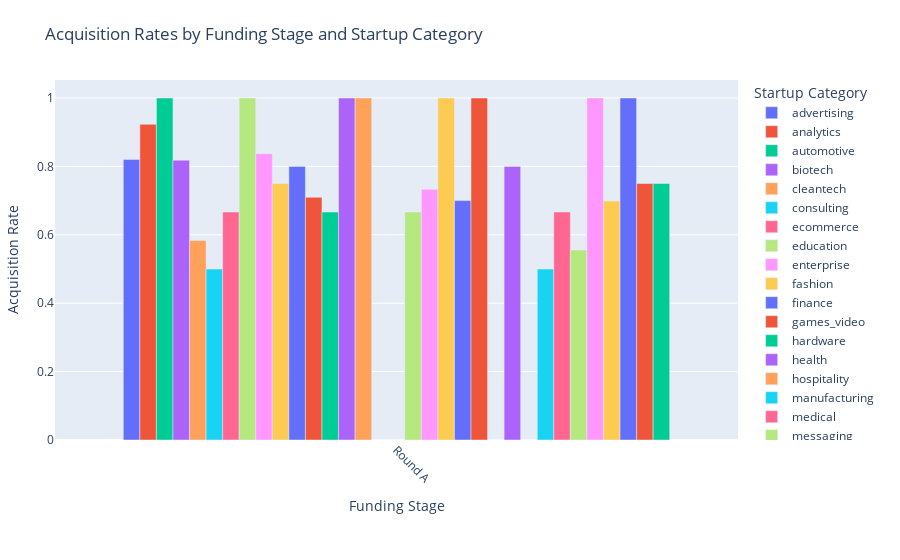

Notebook code for this chart:
### Code cell
rounda = [
    {
        "$project": {
            "category": "$category_code",
            "funding_stages": [
                {"stage": "Round A", "present": "$has_roundA"},

            ],
            "status": "$status"
        }
    },
    {
        "$unwind": "$funding_stages"  
    },
    {
        "$match": {"funding_stages.present": 1} 
    },
    {
        "$group": {
            "_id": {
                "category": "$category",
                "funding_stage": "$funding_stages.stage"
            },
            "totalCount": {"$sum": 1},
            "acquiredCount": {
                "$sum": {"$cond": [{"$eq": ["$status", "acquired"]}, 1, 0]}
            }
        }
    },
    {
        "$addFields": {
            "acquisition_rate": {"$divide": ["$acquiredCount", "$totalCount"]}
        }
    },
    {"$sort": {"_id.category": 1, "_id.funding_stage": 1}}
]
# Run
result = list(startup_data.aggregate(rounda))

data = pd.DataFrame(result)

# Flatten the _id field into separate columns
data = pd.concat([data.drop(columns="_id"), data["_id"].apply(pd.Series)], axis=1)

# Rename columns for clarity
data.rename(columns={"category": "Startup Category", "funding_stage": "Funding Stage"}, inplace=True)

# Create a grouped bar chart
fig = plt.bar(
    data,
    x="Funding Stage",
    y="acquisition_rate",
    color="Startup Category",  
    title="Acquisition Rates by Funding Stage and Startup Category",
    labels={
        "Funding Stage": "Funding Stage",
        "acquisition_rate": "Acquisition Rate",
        "Startup Category": "Startup Category"
    },
    barmode="group"  
)

# Adjust layout for readability
fig.update_layout(
    xaxis=dict(tickangle=45),  
    legend=dict(title="Startup Category"),
    margin=dict(l=40, r=40, t=80, b=120) 
)

fig.show()

### Figure 1 — Plotly figure (JSON) as saved in the notebook; plotly's stock layout.template omitted (floating-point values rounded to 4 significant figures)
{"data": [{"alignmentgroup": "True", "hovertemplate": "Startup Category=advertising<br>Funding Stage=%{x}<br>Acquisition Rate=%{y}<extra></extra>", "legendgroup": "advertising", "marker": {"color": "#636efa", "pattern": {"shape": ""}}, "name": "advertising", "offsetgroup": "advertising", "orientation": "v", "showlegend": true, "textposition": "auto", "type": "bar", "x": ["Round A"], "xaxis": "x", "y": [0.8205], "yaxis": "y"}, {"alignmentgroup": "True", "hovertemplate": "Startup Category=analytics<br>Funding Stage=%{x}<br>Acquisition Rate=%{y}<extra></extra>", "legendgroup": "analytics", "marker": {"color": "#EF553B", "pattern": {"shape": ""}}, "name": "analytics", "offsetgroup": "analytics", "orientation": "v", "showlegend": true, "textposition": "auto", "type": "bar", "x": ["Round A"], "xaxis": "x", "y": [0.9231], "yaxis": "y"}, {"alignmentgroup": "True", "hovertemplate": "Startup Category=automotive<br>Funding Stage=%{x}<br>Acquisition Rate=%{y}<extra></extra>", "legendgroup": "automotive", "marker": {"color": "#00cc96", "pattern": {"shape": ""}}, "name": "automotive", "offsetgroup": "automotive", "orientation": "v", "showlegend": true, "textposition": "auto", "type": "bar", "x": ["Round A"], "xaxis": "x", "y": [1], "yaxis": "y"}, {"alignmentgroup": "True", "hovertemplate": "Startup Category=biotech<br>Funding Stage=%{x}<br>Acquisition Rate=%{y}<extra></extra>", "legendgroup": "biotech", "marker": {"color": "#ab63fa", "pattern": {"shape": ""}}, "name": "biotech", "offsetgroup": "biotech", "orientation": "v", "showlegend": true, "textposition": "auto", "type": "bar", "x": ["Round A"], "xaxis": "x", "y": [0.8182], "yaxis": "y"}, {"alignmentgroup": "True", "hovertemplate": "Startup Category=cleantech<br>Funding Stage=%{x}<br>Acquisition Rate=%{y}<extra></extra>", "legendgroup": "cleantech", "marker": {"color": "#FFA15A", "pattern": {"shape": ""}}, "name": "cleantech", "offsetgroup": "cleantech", "orientation": "v", "showlegend": true, "textposition": "auto", "type": "bar", "x": ["Round A"], "xaxis": "x", "y": [0.5833], "yaxis": "y"}, {"alignmentgroup": "True", "hovertemplate": "Startup Category=consulting<br>Funding Stage=%{x}<br>Acquisition Rate=%{y}<extra></extra>", "legendgroup": "consulting", "marker": {"color": "#19d3f3", "pattern": {"shape": ""}}, "name": "consulting", "offsetgroup": "consulting", "orientation": "v", "showlegend": true, "textposition": "auto", "type": "bar", "x": ["Round A"], "xaxis": "x", "y": [0.5], "yaxis": "y"}, {"alignmentgroup": "True", "hovertemplate": "Startup Category=ecommerce<br>Funding Stage=%{x}<br>Acquisition Rate=%{y}<extra></extra>", "legendgroup": "ecommerce", "marker": {"color": "#FF6692", "pattern": {"shape": ""}}, "name": "ecommerce", "offsetgroup": "ecommerce", "orientation": "v", "showlegend": true, "textposition": "auto", "type": "bar", "x": ["Round A"], "xaxis": "x", "y": [0.6667], "yaxis": "y"}, {"alignmentgroup": "True", "hovertemplate": "Startup Category=education<br>Funding Stage=%{x}<br>Acquisition Rate=%{y}<extra></extra>", "legendgroup": "education", "marker": {"color": "#B6E880", "pattern": {"shape": ""}}, "name": "education", "offsetgroup": "education", "orientation": "v", "showlegend": true, "textposition": "auto", "type": "bar", "x": ["Round A"], "xaxis": "x", "y": [1], "yaxis": "y"}, {"alignmentgroup": "True", "hovertemplate": "Startup Category=enterprise<br>Funding Stage=%{x}<br>Acquisition Rate=%{y}<extra></extra>", "legendgroup": "enterprise", "marker": {"color": "#FF97FF", "pattern": {"shape": ""}}, "name": "enterprise", "offsetgroup": "enterprise", "orientation": "v", "showlegend": true, "textposition": "auto", "type": "bar", "x": ["Round A"], "xaxis": "x", "y": [0.8372], "yaxis": "y"}, {"alignmentgroup": "True", "hovertemplate": "Startup Category=fashion<br>Funding Stage=%{x}<br>Acquisition Rate=%{y}<extra></extra>", "legendgroup": "fashion", "marker": {"color": "#FECB52", "pattern": {"shape": ""}}, "name": "fashion", "offsetgroup": "fashion", "orientation": "v", "showlegend": true, "textposition": "auto", "type": "bar", "x": ["Round A"], "xaxis": "x", "y": [0.75], "yaxis": "y"}, {"alignmentgroup": "True", "hovertemplate": "Startup Category=finance<br>Funding Stage=%{x}<br>Acquisition Rate=%{y}<extra></extra>", "legendgroup": "finance", "marker": {"color": "#636efa", "pattern": {"shape": ""}}, "name": "finance", "offsetgroup": "finance", "orientation": "v", "showlegend": true, "textposition": "auto", "type": "bar", "x": ["Round A"], "xaxis": "x", "y": [0.8], "yaxis": "y"}, {"alignmentgroup": "True", "hovertemplate": "Startup Category=games_video<br>Funding Stage=%{x}<br>Acquisition Rate=%{y}<extra></extra>", "legendgroup": "games_video", "marker": {"color": "#EF553B", "pattern": {"shape": ""}}, "name": "games_video", "offsetgroup": "games_video", "orientation": "v", "showlegend": true, "textposition": "auto", "type": "bar", "x": ["Round A"], "xaxis": "x", "y": [0.7097], "yaxis": "y"}, {"alignmentgroup": "True", "hovertemplate": "Startup Category=hardware<br>Funding Stage=%{x}<br>Acquisition Rate=%{y}<extra></extra>", "legendgroup": "hardware", "marker": {"color": "#00cc96", "pattern": {"shape": ""}}, "name": "hardware", "offsetgroup": "hardware", "orientation": "v", "showlegend": true, "textposition": "auto", "type": "bar", "x": ["Round A"], "xaxis": "x", "y": [0.6667], "yaxis": "y"}, {"alignmentgroup": "True", "hovertemplate": "Startup Category=health<br>Funding Stage=%{x}<br>Acquisition Rate=%{y}<extra></extra>", "legendgroup": "health", "marker": {"color": "#ab63fa", "pattern": {"shape": ""}}, "name": "health", "offsetgroup": "health", "orientation": "v", "showlegend": true, "textposition": "auto", "type": "bar", "x": ["Round A"], "xaxis": "x", "y": [1], "yaxis": "y"}, {"alignmentgroup": "True", "hovertemplate": "Startup Category=hospitality<br>Funding Stage=%{x}<br>Acquisition Rate=%{y}<extra></extra>", "legendgroup": "hospitality", "marker": {"color": "#FFA15A", "pattern": {"shape": ""}}, "name": "hospitality", "offsetgroup": "hospitality", "orientation": "v", "showlegend": true, "textposition": "auto", "type": "bar", "x": ["Round A"], "xaxis": "x", "y": [1], "yaxis": "y"}, {"alignmentgroup": "True", "hovertemplate": "Startup Category=manufacturing<br>Funding Stage=%{x}<br>Acquisition Rate=%{y}<extra></extra>", "legendgroup": "manufacturing", "marker": {"color": "#19d3f3", "pattern": {"shape": ""}}, "name": "manufacturing", "offsetgroup": "manufacturing", "orientation": "v", "showlegend": true, "textposition": "auto", "type": "bar", "x": ["Round A"], "xaxis": "x", "y": [0], "yaxis": "y"}, {"alignmentgroup": "True", "hovertemplate": "Startup Category=medical<br>Funding Stage=%{x}<br>Acquisition Rate=%{y}<extra></extra>", "legendgroup": "medical", "marker": {"color": "#FF6692", "pattern": {"shape": ""}}, "name": "medical", "offsetgroup": "medical", "orientation": "v", "showlegend": true, "textposition": "auto", "type": "bar", "x": ["Round A"], "xaxis": "x", "y": [0], "yaxis": "y"}, {"alignmentgroup": "True", "hovertemplate": "Startup Category=messaging<br>Funding Stage=%{x}<br>Acquisition Rate=%{y}<extra></extra>", "legendgroup": "messaging", "marker": {"color": "#B6E880", "pattern": {"shape": ""}}, "name": "messaging", "offsetgroup": "messaging", "orientation": "v", "showlegend": true, "textposition": "auto", "type": "bar", "x": ["Round A"], "xaxis": "x", "y": [0.6667], "yaxis": "y"}, {"alignmentgroup": "True", "hovertemplate": "Startup Category=mobile<br>Funding Stage=%{x}<br>Acquisition Rate=%{y}<extra></extra>", "legendgroup": "mobile", "marker": {"color": "#FF97FF", "pattern": {"shape": ""}}, "name": "mobile", "offsetgroup": "mobile", "orientation": "v", "showlegend": true, "textposition": "auto", "type": "bar", "x": ["Round A"], "xaxis": "x", "y": [0.7333], "yaxis": "y"}, {"alignmentgroup": "True", "hovertemplate": "Startup Category=music<br>Funding Stage=%{x}<br>Acquisition Rate=%{y}<extra></extra>", "legendgroup": "music", "marker": {"color": "#FECB52", "pattern": {"shape": ""}}, "name": "music", "offsetgroup": "music", "orientation": "v", "showlegend": true, "textposition": "auto", "type": "bar", "x": ["Round A"], "xaxis": "x", "y": [1], "yaxis": "y"}, {"alignmentgroup": "True", "hovertemplate": "Startup Category=network_hosting<br>Funding Stage=%{x}<br>Acquisition Rate=%{y}<extra></extra>", "legendgroup": "network_hosting", "marker": {"color": "#636efa", "pattern": {"shape": ""}}, "name": "network_hosting", "offsetgroup": "network_hosting", "orientation": "v", "showlegend": true, "textposition": "auto", "type": "bar", "x": ["Round A"], "xaxis": "x", "y": [0.7], "yaxis": "y"}, {"alignmentgroup": "True", "hovertemplate": "Startup Category=news<br>Funding Stage=%{x}<br>Acquisition Rate=%{y}<extra></extra>", "legendgroup": "news", "marker": {"color": "#EF553B", "pattern": {"shape": ""}}, "name": "news", "offsetgroup": "news", "orientation": "v", "showlegend": true, "textposition": "auto", "type": "bar", "x": ["Round A"], "xaxis": "x", "y": [1], "yaxis": "y"}, {"alignmentgroup": "True", "hovertemplate": "Startup Category=other<br>Funding Stage=%{x}<br>Acquisition Rate=%{y}<extra></extra>", "legendgroup": "other", "marker": {"color": "#00cc96", "pattern": {"shape": ""}}, "name": "other", "offsetgroup": "other", "orientation": "v", "showlegend": true, "textposition": "auto", "type": "bar", "x": ["Round A"], "xaxis": "x", "y": [0], "yaxis": "y"}, {"alignmentgroup": "True", "hovertemplate": "Startup Category=photo_video<br>Funding Stage=%{x}<br>Acquisition Rate=%{y}<extra></extra>", "legendgroup": "photo_video", "marker": {"color": "#ab63fa", "pattern": {"shape": ""}}, "name": "photo_video", "offsetgroup": "photo_video", "orientation": "v", "showlegend": true, "textposition": "auto", "type": "bar", "x": ["Round A"], "xaxis": "x", "y": [0.8], "yaxis": "y"}, {"alignmentgroup": "True", "hovertemplate": "Startup Category=public_relations<br>Funding Stage=%{x}<br>Acquisition Rate=%{y}<extra></extra>", "legendgroup": "public_relations", "marker": {"color": "#FFA15A", "pattern": {"shape": ""}}, "name": "public_relations", "offsetgroup": "public_relations", "orientation": "v", "showlegend": true, "textposition": "auto", "type": "bar", "x": ["Round A"], "xaxis": "x", "y": [0], "yaxis": "y"}, {"alignmentgroup": "True", "hovertemplate": "Startup Category=search<br>Funding Stage=%{x}<br>Acquisition Rate=%{y}<extra></extra>", "legendgroup": "search", "marker": {"color": "#19d3f3", "pattern": {"shape": ""}}, "name": "search", "offsetgroup": "search", "orientation": "v", "showlegend": true, "textposition": "auto", "type": "bar", "x": ["Round A"], "xaxis": "x", "y": [0.5], "yaxis": "y"}, {"alignmentgroup": "True", "hovertemplate": "Startup Category=security<br>Funding Stage=%{x}<br>Acquisition Rate=%{y}<extra></extra>", "legendgroup": "security", "marker": {"color": "#FF6692", "pattern": {"shape": ""}}, "name": "security", "offsetgroup": "security", "orientation": "v", "showlegend": true, "textposition": "auto", "type": "bar", "x": ["Round A"], "xaxis": "x", "y": [0.6667], "yaxis": "y"}, {"alignmentgroup": "True", "hovertemplate": "Startup Category=semiconductor<br>Funding Stage=%{x}<br>Acquisition Rate=%{y}<extra></extra>", "legendgroup": "semiconductor", "marker": {"color": "#B6E880", "pattern": {"shape": ""}}, "name": "semiconductor", "offsetgroup": "semiconductor", "orientation": "v", "showlegend": true, "textposition": "auto", "type": "bar", "x": ["Round A"], "xaxis": "x", "y": [0.5556], "yaxis": "y"}, {"alignmentgroup": "True", "hovertemplate": "Startup Category=social<br>Funding Stage=%{x}<br>Acquisition Rate=%{y}<extra></extra>", "legendgroup": "social", "marker": {"color": "#FF97FF", "pattern": {"shape": ""}}, "name": "social", "offsetgroup": "social", "orientation": "v", "showlegend": true, "textposition": "auto", "type": "bar", "x": ["Round A"], "xaxis": "x", "y": [1], "yaxis": "y"}, {"alignmentgroup": "True", "hovertemplate": "Startup Category=software<br>Funding Stage=%{x}<br>Acquisition Rate=%{y}<extra></extra>", "legendgroup": "software", "marker": {"color": "#FECB52", "pattern": {"shape": ""}}, "name": "software", "offsetgroup": "software", "orientation": "v", "showlegend": true, "textposition": "auto", "type": "bar", "x": ["Round A"], "xaxis": "x", "y": [0.6986], "yaxis": "y"}, {"alignmentgroup": "True", "hovertemplate": "Startup Category=transportation<br>Funding Stage=%{x}<br>Acquisition Rate=%{y}<extra></extra>", "legendgroup": "transportation", "marker": {"color": "#636efa", "pattern": {"shape": ""}}, "name": "transportation", "offsetgroup": "transportation", "orientation": "v", "showlegend": true, "textposition": "auto", "type": "bar", "x": ["Round A"], "xaxis": "x", "y": [1], "yaxis": "y"}, {"alignmentgroup": "True", "hovertemplate": "Startup Category=travel<br>Funding Stage=%{x}<br>Acquisition Rate=%{y}<extra></extra>", "legendgroup": "travel", "marker": {"color": "#EF553B", "pattern": {"shape": ""}}, "name": "travel", "offsetgroup": "travel", "orientation": "v", "showlegend": true, "textposition": "auto", "type": "bar", "x": ["Round A"], "xaxis": "x", "y": [0.75], "yaxis": "y"}, {"alignmentgroup": "True", "hovertemplate": "Startup Category=web<br>Funding Stage=%{x}<br>Acquisition Rate=%{y}<extra></extra>", "legendgroup": "web", "marker": {"color": "#00cc96", "pattern": {"shape": ""}}, "name": "web", "offsetgroup": "web", "orientation": "v", "showlegend": true, "textposition": "auto", "type": "bar", "x": ["Round A"], "xaxis": "x", "y": [0.75], "yaxis": "y"}], "layout": {"barmode": "group", "legend": {"title": {"text": "Startup Category"}, "tracegroupgap": 0}, "margin": {"b": 120, "l": 40, "r": 40, "t": 80}, "title": {"text": "Acquisition Rates by Funding Stage and Startup Category"}, "xaxis": {"anchor": "y", "domain": [0, 1], "tickangle": 45, "title": {"text": "Funding Stage"}}, "yaxis": {"anchor": "x", "domain": [0, 1], "title": {"text": "Acquisition Rate"}}}}
